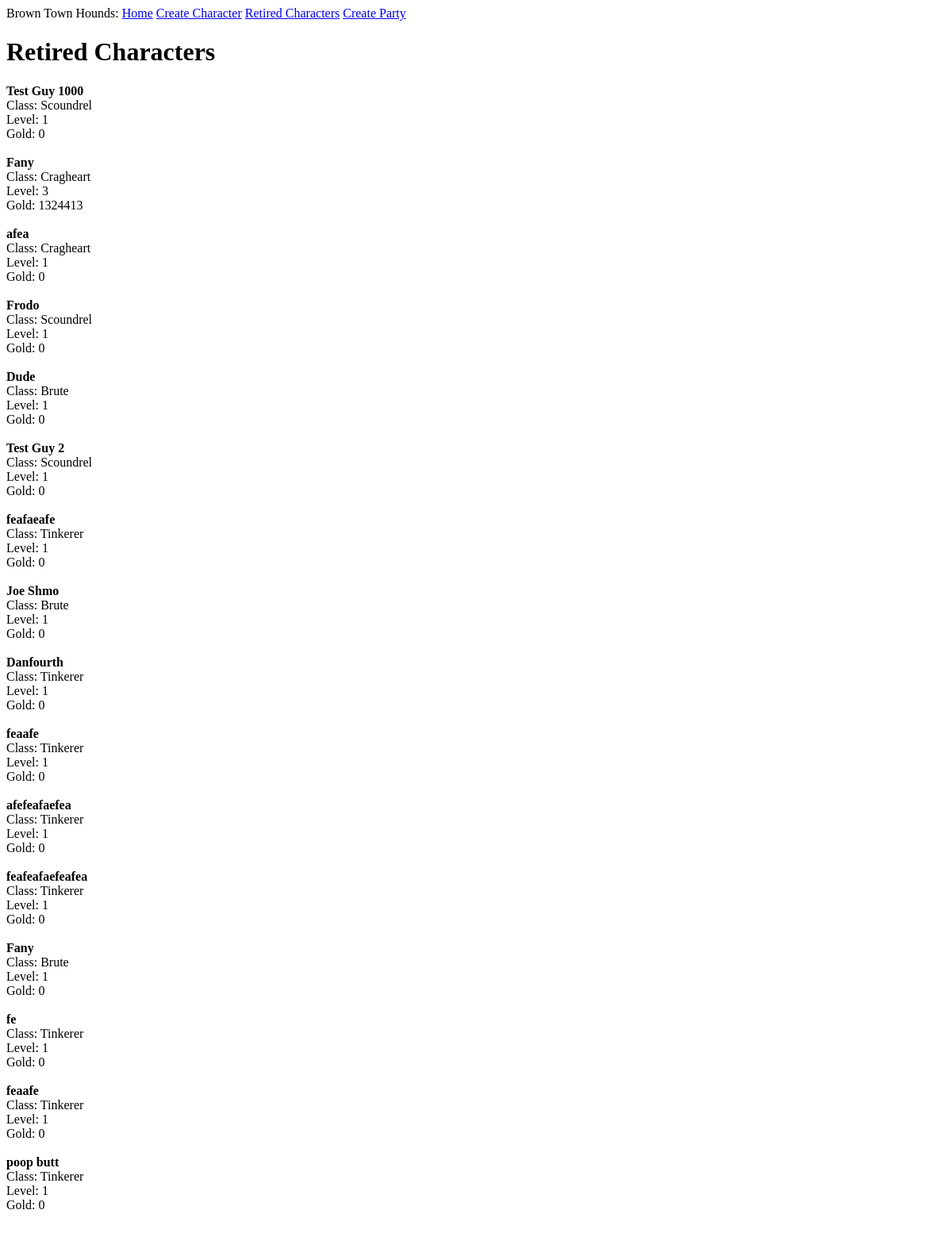
The page /retired_characters on the database as committed earlier.
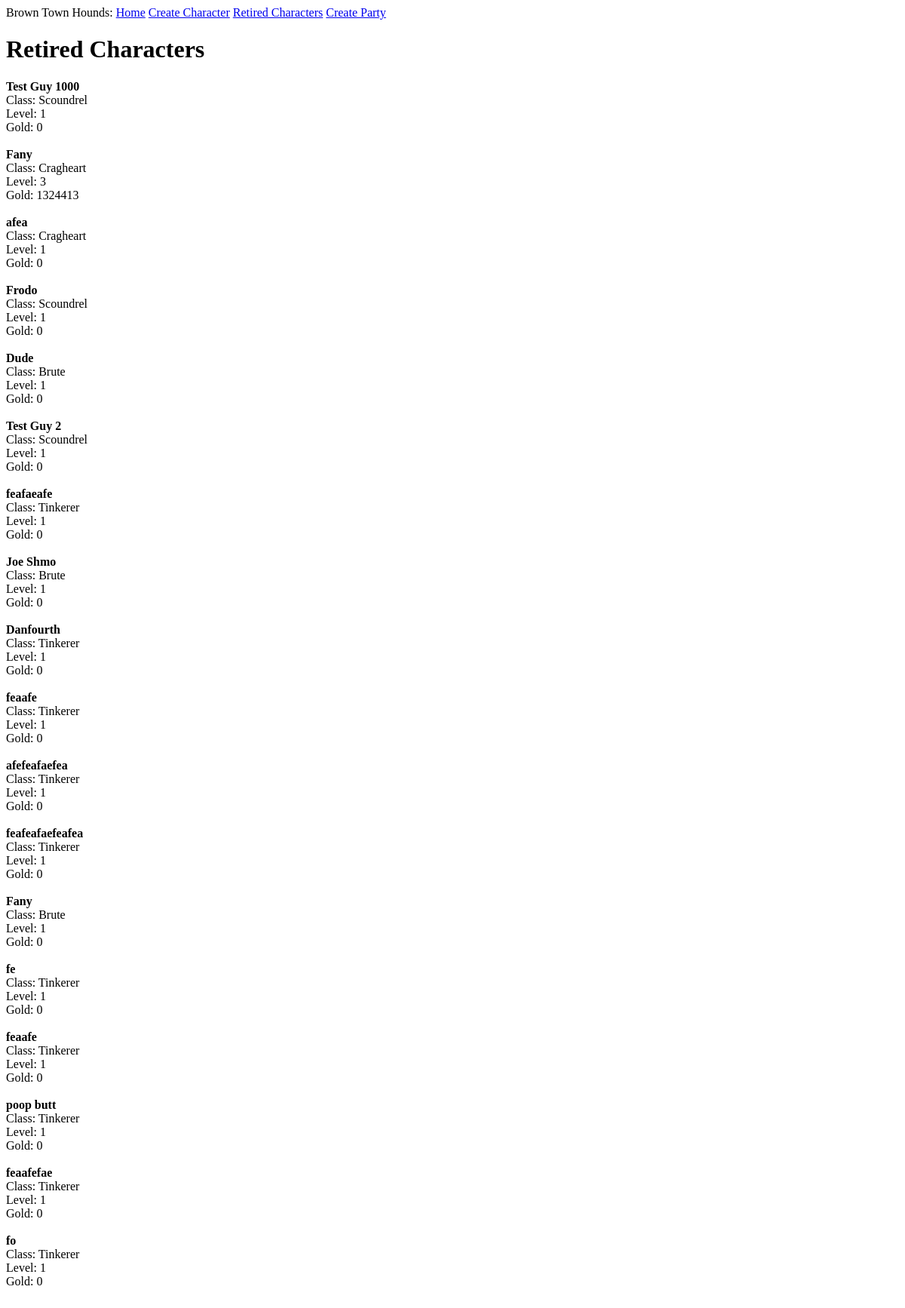
The same page on the database as committed later.
### app/models.py (models this page shows, shortened)
class RetiredCharacter(db.Model):
    id: so.Mapped[int] = so.mapped_column(primary_key=True)
    name: so.Mapped[str] = so.mapped_column(sa.String(64), index=True)
    level: so.Mapped[int] = so.mapped_column(sa.Integer, index=True, default=1)
    gold: so.Mapped[int] = so.mapped_column(sa.Integer, index=True, default=0)
    class_id: so.Mapped[int] = so.mapped_column(sa.ForeignKey(Class.id),index=True)
    class_name: so.Mapped[Class] = so.relationship(back_populates='retired_characters')

class Class(db.Model):
    id: so.Mapped[int] = so.mapped_column(primary_key=True)
    name: so.Mapped[str] = so.mapped_column(sa.String(64), index=True,
                                                unique=True)
    class_perks: so.Mapped[list["Class_Perk"]] = so.relationship(back_populates="class_")
    characters: so.Mapped[list["Character"]] = so.relationship(back_populates='class_name')
    retired_characters: so.Mapped[list["RetiredCharacter"]] = so.relationship(back_populates='class_name')

### app/routes.py (the view)
@app.route('/retired_characters', methods=['GET', 'POST'])
def RetiredCharacters():
    get_retired_characters = sa.select(RetiredCharacter)
    retired_characters = db.session.scalars(get_retired_characters).all()
    return render_template('retired_characters.html', title='Retired Characters', retired_characters=retired_characters)

### app/templates/retired_characters.html
{% extends "base.html" %}
{% block content %}
<h1>Retired Characters</h1>
<body>
    <div>
        {% for character in retired_characters %}
        <b>{{ character.name }}</b><br>
        Class: {{ character.class_name.name }}<br>
        Level: {{ character.level }}<br>
        Gold: {{ character.gold }}<br><br>
        {% endfor %}
    </div>
{% endblock %}

Rows that differ between the two databases and show on the page:
added RetiredCharacter: name "feaafefae", class_name.name "Tinkerer", level "1", gold "0"
added RetiredCharacter: name "fo", class_name.name "Tinkerer", level "1", gold "0"
